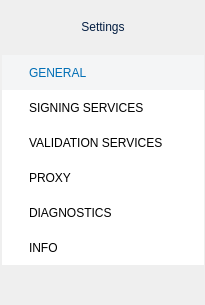
    <widget class="QWidget" name="leftPane" native="true">
     <property name="minimumSize">
      <size>
       <width>205</width>
       <height>0</height>
      </size>
     </property>
     <property name="maximumSize">
      <size>
       <width>205</width>
       <height>16777215</height>
      </size>
     </property>
     <property name="styleSheet">
      <string notr="true">#leftPane {
	background-color: #ffffff;
	border-right: 1px solid #DEE4E9;
}
QRadioButton {
	background-color: #ffffff;
	border: none;
	text-align:left;
	padding-left: 21;
	min-height: 35px;
}
QRadioButton::indicator {
    width: 0px;
    height: 0px;
    background-color:transparent;
    selection-background-color:transparent;
    color:transparent;
    selection-color:transparent;
}
QRadioButton:checked {
	background-color: #F4F5F6;
	color: #006EB5;
}
QRadioButton:hover {
	background-color: #FAFAFB;
	color: #006EB5;
}</string>
     </property>
     <layout class="QVBoxLayout" name="leftPaneLayout">
      <property name="spacing">
       <number>0</number>
      </property>
      <property name="leftMargin">
       <number>2</number>
      </property>
      <property name="topMargin">
       <number>0</number>
      </property>
      <property name="rightMargin">
       <number>1</number>
      </property>
      <property name="bottomMargin">
       <number>0</number>
      </property>
      <item>
       <widget class="QLabel" name="lblMenuSettings">
        <property name="minimumSize">
         <size>
          <width>0</width>
          <height>55</height>
         </size>
        </property>
        <property name="focusPolicy">
         <enum>Qt::TabFocus</enum>
        </property>
        <property name="styleSheet">
         <string notr="true">color: #041E42;</string>
        </property>
        <property name="text">
         <string>Settings</string>
        </property>
        <property name="alignment">
         <set>Qt::AlignCenter</set>
        </property>
       </widget>
      </item>
      <item>
       <widget class="QRadioButton" name="btnMenuGeneral">
        <property name="accessibleName">
         <string extracomment="accessible">General</string>
        </property>
        <property name="text">
         <string>GENERAL</string>
        </property>
        <property name="checkable">
         <bool>true</bool>
        </property>
        <property name="checked">
         <bool>true</bool>
        </property>
        <attribute name="buttonGroup">
         <string notr="true">pageGroup</string>
        </attribute>
       </widget>
      </item>
      <item>
       <widget class="QRadioButton" name="btnMenuCertificate">
        <property name="accessibleName">
         <string extracomment="accessible">Services</string>
        </property>
        <property name="text">
         <string>SIGNING SERVICES</string>
        </property>
        <property name="checkable">
         <bool>true</bool>
        </property>
        <attribute name="buttonGroup">
         <string notr="true">pageGroup</string>
        </attribute>
       </widget>
      </item>
      <item>
       <widget class="QRadioButton" name="btnMenuValidation">
        <property name="text">
         <string>VALIDATION SERVICES</string>
        </property>
        <attribute name="buttonGroup">
         <string notr="true">pageGroup</string>
        </attribute>
       </widget>
      </item>
      <item>
       <widget class="QRadioButton" name="btnMenuProxy">
        <property name="accessibleName">
         <string extracomment="accessible">Proxy</string>
        </property>
        <property name="text">
         <string>PROXY</string>
        </property>
        <property name="checkable">
         <bool>true</bool>
        </property>
        <attribute name="buttonGroup">
         <string notr="true">pageGroup</string>
        </attribute>
       </widget>
      </item>
      <item>
       <widget class="QRadioButton" name="btnMenuDiagnostics">
        <property name="accessibleName">
         <string extracomment="accessible">Diagnostics</string>
        </property>
        <property name="text">
         <string>DIAGNOSTICS</string>
        </property>
        <property name="checkable">
         <bool>true</bool>
        </property>
        <attribute name="buttonGroup">
         <string notr="true">pageGroup</string>
        </attribute>
       </widget>
      </item>
      <item>
       <widget class="QRadioButton" name="btnMenuInfo">
        <property name="accessibleName">
         <string extracomment="accessible">Info</string>
        </property>
        <property name="text">
         <string>INFO</string>
        </property>
        <property name="checkable">
         <bool>true</bool>
        </property>
        <attribute name="buttonGroup">
         <string notr="true">pageGroup</string>
        </attribute>
       </widget>
      </item>
      <item>
       <spacer name="leftPaneSpacer">
        <property name="orientation">
         <enum>Qt::Vertical</enum>
        </property>
        <property name="sizeHint" stdset="0">
         <size>
          <width>20</width>
          <height>40</height>
         </size>
        </property>
       </spacer>
      </item>
     </layout>
    </widget>
